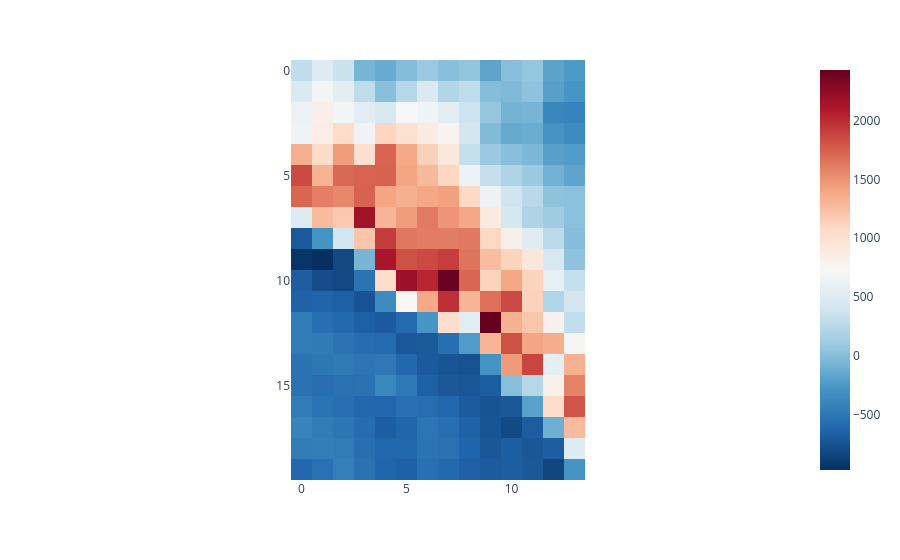

This figure's notebook cell:
### Code cell
fig = px.imshow(bed_magnified.squeeze(), 
                color_continuous_scale = 'RdBu_r',
                # DEFAULT for matrices: only tensor because of conversion
                origin = "upper")
fig.show()

### Figure 1 — Plotly figure (JSON) as saved in the notebook; plotly's stock layout.template omitted (floating-point values rounded to 4 significant figures; data arrays with more than 128 entries replaced by an {"elided": "..."} marker saying what was removed)
{"data": [{"coloraxis": "coloraxis", "hovertemplate": "x: %{x}<br>y: %{y}<br>color: %{z}<extra></extra>", "name": "0", "type": "heatmap", "xaxis": "x", "yaxis": "y", "z": {"elided": "20x14 float values"}}], "layout": {"coloraxis": {"colorscale": [[0, "rgb(5,48,97)"], [0.1, "rgb(33,102,172)"], [0.2, "rgb(67,147,195)"], [0.3, "rgb(146,197,222)"], [0.4, "rgb(209,229,240)"], [0.5, "rgb(247,247,247)"], [0.6, "rgb(253,219,199)"], [0.7, "rgb(244,165,130)"], [0.8, "rgb(214,96,77)"], [0.9, "rgb(178,24,43)"], [1, "rgb(103,0,31)"]]}, "margin": {"t": 60}, "xaxis": {"anchor": "y", "constrain": "domain", "domain": [0, 1], "scaleanchor": "y"}, "yaxis": {"anchor": "x", "autorange": "reversed", "constrain": "domain", "domain": [0, 1]}}}
